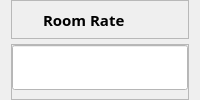
                                <widget class="QWidget" name="widget_67" native="true">
                                 <layout class="QVBoxLayout" name="verticalLayout_26">
                                  <property name="spacing">
                                   <number>5</number>
                                  </property>
                                  <property name="topMargin">
                                   <number>0</number>
                                  </property>
                                  <property name="bottomMargin">
                                   <number>0</number>
                                  </property>
                                  <item>
                                   <widget class="QFrame" name="frame_15">
                                    <property name="styleSheet">
                                     <string notr="true"/>
                                    </property>
                                    <property name="frameShape">
                                     <enum>QFrame::StyledPanel</enum>
                                    </property>
                                    <property name="frameShadow">
                                     <enum>QFrame::Raised</enum>
                                    </property>
                                    <layout class="QHBoxLayout" name="horizontalLayout_19">
                                     <property name="leftMargin">
                                      <number>0</number>
                                     </property>
                                     <property name="topMargin">
                                      <number>3</number>
                                     </property>
                                     <property name="rightMargin">
                                      <number>0</number>
                                     </property>
                                     <property name="bottomMargin">
                                      <number>3</number>
                                     </property>
                                     <item>
                                      <widget class="QLabel" name="label_56">
                                       <property name="minimumSize">
                                        <size>
                                         <width>25</width>
                                         <height>25</height>
                                        </size>
                                       </property>
                                       <property name="maximumSize">
                                        <size>
                                         <width>25</width>
                                         <height>25</height>
                                        </size>
                                       </property>
                                       <property name="text">
                                        <string/>
                                       </property>
                                       <property name="pixmap">
                                        <pixmap>edit.svg</pixmap>
                                       </property>
                                       <property name="scaledContents">
                                        <bool>true</bool>
                                       </property>
                                      </widget>
                                     </item>
                                     <item>
                                      <widget class="QLabel" name="label_59">
                                       <property name="font">
                                        <font>
                                         <family>Century Gothic</family>
                                         <pointsize>11</pointsize>
                                         <weight>75</weight>
                                         <bold>true</bold>
                                        </font>
                                       </property>
                                       <property name="styleSheet">
                                        <string notr="true">color: rgb(0, 0, 0);</string>
                                       </property>
                                       <property name="text">
                                        <string>Room Rate</string>
                                       </property>
                                      </widget>
                                     </item>
                                    </layout>
                                   </widget>
                                  </item>
                                  <item>
                                   <widget class="QFrame" name="frame_16">
                                    <property name="frameShape">
                                     <enum>QFrame::StyledPanel</enum>
                                    </property>
                                    <property name="frameShadow">
                                     <enum>QFrame::Raised</enum>
                                    </property>
                                    <layout class="QGridLayout" name="gridLayout_46">
                                     <property name="leftMargin">
                                      <number>0</number>
                                     </property>
                                     <property name="topMargin">
                                      <number>0</number>
                                     </property>
                                     <property name="rightMargin">
                                      <number>0</number>
                                     </property>
                                     <item row="0" column="0">
                                      <widget class="QLineEdit" name="txtARroomrate">
                                       <property name="minimumSize">
                                        <size>
                                         <width>0</width>
                                         <height>45</height>
                                        </size>
                                       </property>
                                       <property name="font">
                                        <font>
                                         <family>Century Gothic</family>
                                         <pointsize>11</pointsize>
                                        </font>
                                       </property>
                                       <property name="styleSheet">
                                        <string notr="true">background-color: rgb(255, 255, 255);</string>
                                       </property>
                                      </widget>
                                     </item>
                                    </layout>
                                   </widget>
                                  </item>
                                 </layout>
                                </widget>
